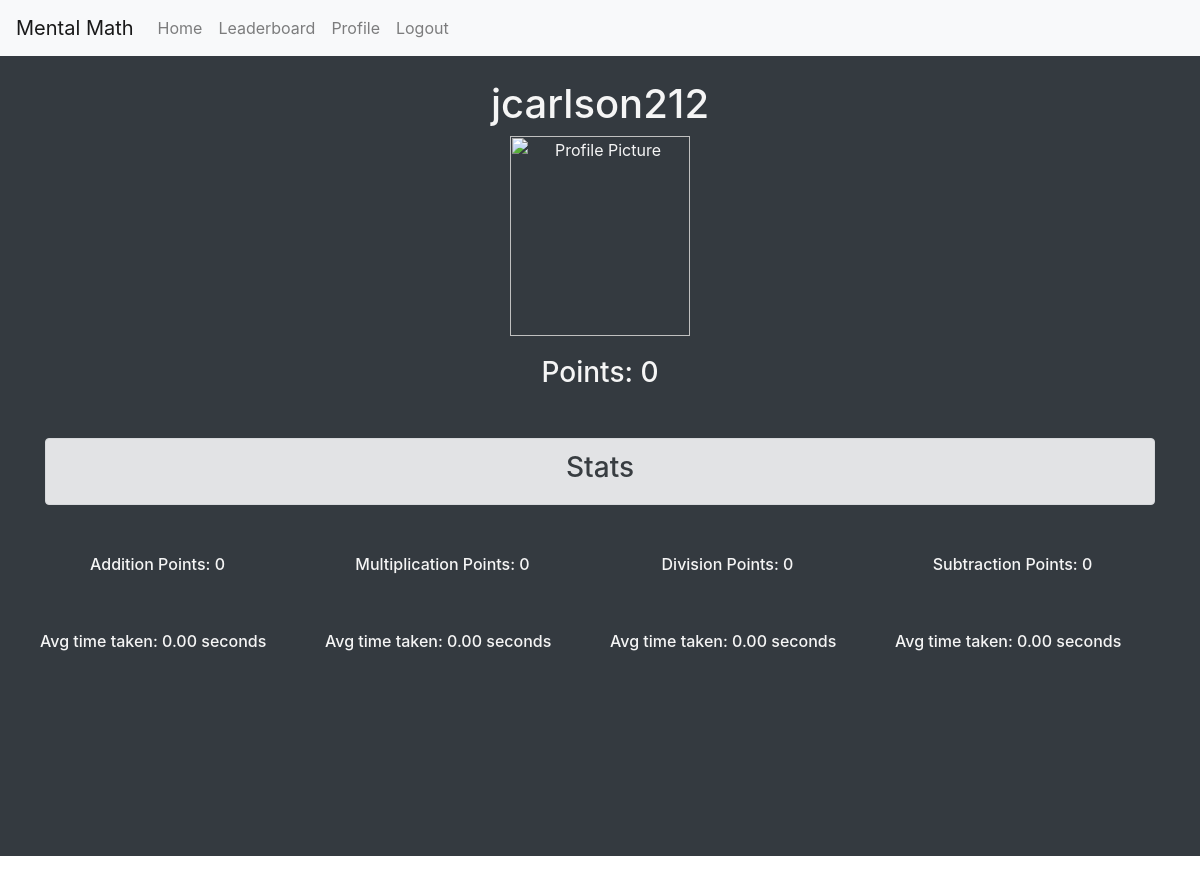
The page /profile (signed in) on the database as committed earlier.
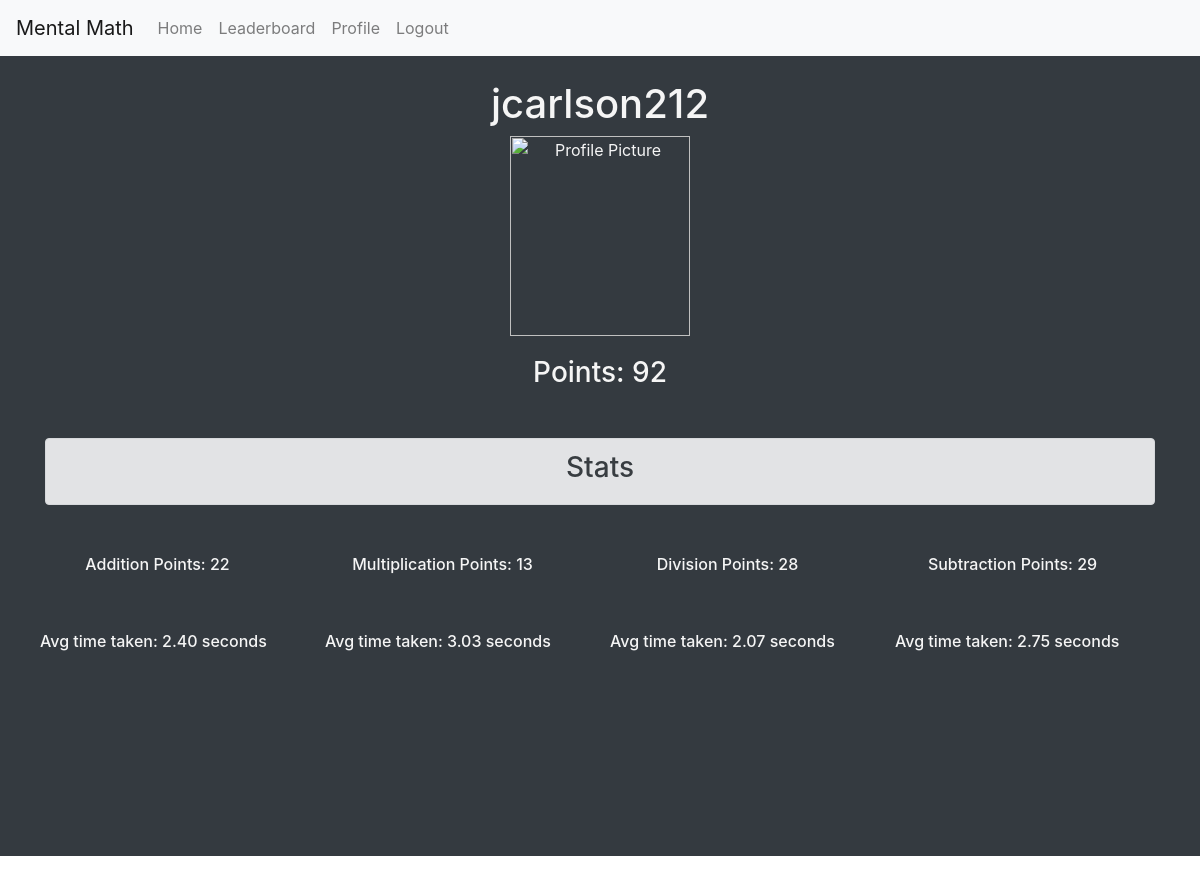
The same page on the database as committed later.
### MentalMathWebsite/models.py (models this page shows)
class User(AbstractUser):
    username = models.CharField(max_length=50, unique=True)
    password = models.CharField(max_length=50)
    email = models.EmailField(max_length=50, unique=True)
    points = models.IntegerField(default=0)
    multiplication = models.IntegerField(default=0)
    addition = models.IntegerField(default=0)
    subtraction = models.IntegerField(default=0)
    division = models.IntegerField(default=0)

### MentalMathWebsite/views.py (the view)
# urls.py: path("profile", views.profile, name="profile"),
def profile(request):
    if request.user.is_authenticated:
        user = User.objects.get(username=request.user.username)
        submissions = Submission.objects.filter(user=user)
        addition_avg_succ_resp_time = 0
        count = 0
        for sub in submissions:
            if sub.typeOfProblem == "+" and sub.isCorrect == True:
                addition_avg_succ_resp_time = (addition_avg_succ_resp_time*count / (count + 1.0)) + (sub.timeToFinish / (count + 1.0))
                count = count + 1
        subtraction_avg_succ_resp_time = 0
        count = 0
        for sub in submissions:
            if sub.typeOfProblem == "-" and sub.isCorrect == True:
                subtraction_avg_succ_resp_time = (subtraction_avg_succ_resp_time*count / (count + 1.0)) + (sub.timeToFinish / (count + 1.0))
                count = count + 1
        multiplication_avg_succ_resp_time = 0
        count = 0
        for sub in submissions:
            if sub.typeOfProblem == "*" and sub.isCorrect == True:
                multiplication_avg_succ_resp_time = (multiplication_avg_succ_resp_time*count / (count + 1.0)) + (sub.timeToFinish / (count + 1.0))
                count = count + 1
        division_avg_succ_resp_time = 0
        count = 0
        for sub in submissions:
            if sub.typeOfProblem == "/" and sub.isCorrect == True:
                division_avg_succ_resp_time = (division_avg_succ_resp_time*count / (count + 1.0)) + (sub.timeToFinish / (count + 1.0))
                count = count + 1
        profilePic = ""
        if len(UserProfilePicture.objects.filter(user=user)) > 0:
            profilePic = UserProfilePicture.objects.filter(user=user)[0].image
        return render(request, "MentalMathWebsite/profile.html", {
            "addition_avg_succ_resp_time": addition_avg_succ_resp_time,
            "subtraction_avg_succ_resp_time": subtraction_avg_succ_resp_time,
            "multiplication_avg_succ_resp_time": multiplication_avg_succ_resp_time,
            "division_avg_succ_resp_time": division_avg_succ_resp_time,
            "profilePic": profilePic
        })
    else:
        return HttpResponse("Please log in")

### MentalMathWebsite/templates/MentalMathWebsite/profile.html (shortened to what this page needs)
{% extends 'MentalMathWebsite/layout.html' %}
{% block content %}
<div class="bg-dark d-flex flex-column flex-grow-1" style="height: 100%; color: whitesmoke;">
    <div class="container text-center my-4 ">
        <h1>{{ user.username }}</h1>
        {% if profilePic != "" %}
        <img src="{{ profilePic }}" height="200" width="180" alt="Profile Picture">
        {% else %}
        <img src="https://static.thenounproject.com/png/17241-200.png" height="200" width="180" alt="Profile Picture">
        {% endif %}
        <h3 style="margin-top: 20px;">Points: {{ user.points }}</h2>
        <div class="alert alert-secondary my-5" role="alert">
            <h3>Stats</h3>
        </div>
        <div class="row" style="margin-top: 50px; height: 500px;">
            <div class="col" style="margin-left: 10px; margin-right: 10px;">
                <div class="row" style="width:100%;">
                    <h6 style="width:100%;">Addition Points: {{ user.addition }}</h6>
                </div>
                <div class="row" style="margin-top: 50px;">
                    <h6>Avg time taken: {{ addition_avg_succ_resp_time|floatformat:2 }} seconds</h6>
                </div>
            </div>
            <div class="col" style="margin-left: 10px; margin-right: 10px;">
                <div class="row" style="width: 100%;">
                    <h6 style="width:100%;">Multiplication Points: {{ user.multiplication }}</h6>
                </div>
                <div class="row" style="margin-top: 50px;">
                    <h6>Avg time taken: {{ multiplication_avg_succ_resp_time|floatformat:2 }} seconds</h6>
                </div>
            </div>
            <div class="col" style="margin-left: 10px; margin-right: 10px;">
                <div class="row" style="width:100%;">
                    <h6 style="width:100%;">Division Points: {{ user.division }}</h6>
                </div>
                <div class="row" style="margin-top: 50px;">
                    <h6>Avg time taken: {{ division_avg_succ_resp_time|floatformat:2 }} seconds</h6>
                </div>
            </div>
            <div class="col" style="margin-left: 10px; margin-right: 10px;">
                <div class="row" style="width:100%;">
                    <h6 style="width:100%;">Subtraction Points: {{ user.subtraction }}</h6>
                </div>
                <div class="row" style="margin-top: 50px;">
                    <h6>Avg time taken: {{ subtraction_avg_succ_resp_time|floatformat:2 }} seconds</h6>
                </div>
            </div>
        </div>
    </div>
</div>
{% endblock %}

Rows that differ between the two databases and show on the page:
changed User "jcarlson212": points "0" → "92"; addition "0" → "22"; multiplication "0" → "13"; division "0" → "28"; subtraction "0" → "29"
Other text that changed with them:
{{ addition_avg_succ_resp_time|floatformat:2 }}: "0.00" → "2.40"
{{ multiplication_avg_succ_resp_time|floatformat:2 }}: "0.00" → "3.03"
{{ division_avg_succ_resp_time|floatformat:2 }}: "0.00" → "2.07"
{{ subtraction_avg_succ_resp_time|floatformat:2 }}: "0.00" → "2.75"
